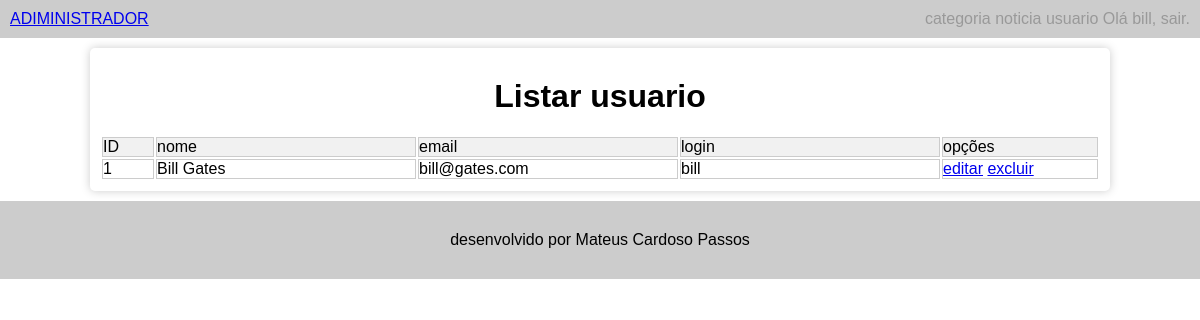
The app's page /adm/index.php?acao=listar&tabela=usuario (signed in) with its own data.
### tables this page shows
CREATE TABLE `usuario` (
  `id` int(11) NOT NULL,
  `nome` varchar(100) NOT NULL,
  `email` varchar(100) NOT NULL,
  `login` varchar(20) NOT NULL,
  `senha` varchar(120) NOT NULL
);

### adm/listar/usuario.php (the view, shortened to what this page needs)
<h1 class="center">Listar usuario</h1>
<table>
  <thead>
    <tr>
      <td width="5%">
        ID
      </td>
      <td width="25%">
        nome
      </td>
      <td width="25%">
        email
      </td>
      <td width="25%">
        login
      </td>
      <td width="15%">
        opções
      </td>
    </tr>
</thead>
<?php
    $sql = "SELECT * FROM usuario ORDER BY id";
    $consulta = mysqli_query($con, $sql);
     while( $dados = mysqli_fetch_array($consulta)){
      $id = $dados["id"];
      $nome = $dados["nome"];
      $email = $dados["email"];
      $login = $dados["login"];
      ?>
      <tr>
        <td><?=$id?></td>
        <td><?=$nome?></td>
        <td><?=$email?></td>
        <td><?=$login?></td>
        <td>
          <a href="index.php?acao=cadastrar&tabela=usuario&id=<?=$id?>">editar</a>
          <a href="javascript:excluir(<?=$id?>)">
          excluir
          </a>
        </td>
    </tr>
    <?php
     }
     ?>
</table>

### adm/style.css (style rules this page uses)
* { margin: 0; padding: 0; }
body { font-family: arial; font-size: 16px; }
.center { text-align: center; }
h1, h2, p { margin: 20px; }
table { width: 100%; }
thead { background-color: #f1f1f1; }
td { border: 1px solid #ccc; }

### records on screen
usuario: id "1", nome "Bill Gates", email "bill@gates.com", login "bill"

### other values on screen
$login "bill"
